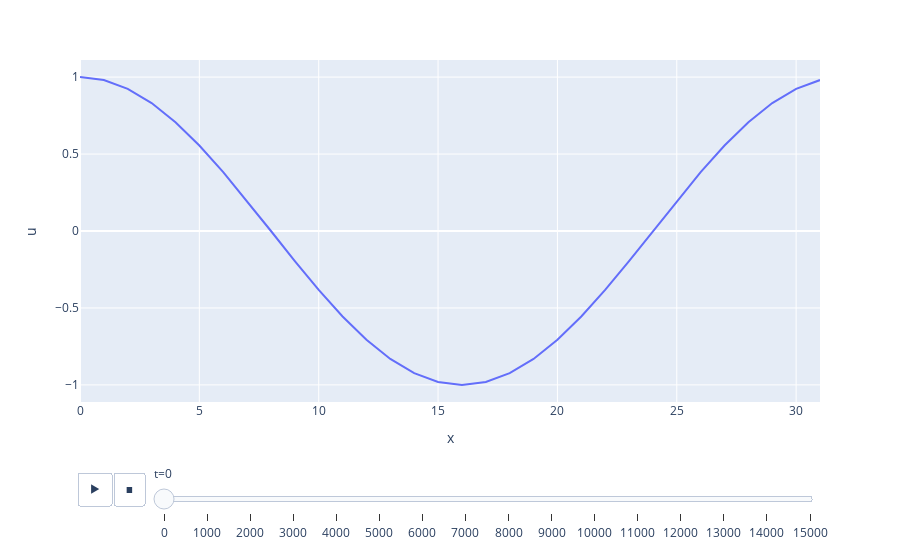

Notebook cell for this chart:
### Code cell
import plotly.express as px
import pandas as pd


df = pd.read_csv('output.txt')
# print(df)

fig = px.line(df,
                 x="x",
                 y="u",
            animation_frame="t"
)
fig.show()

### Figure 1 — Plotly figure (JSON) as saved in the notebook; plotly's stock layout.template omitted (floating-point values rounded to 4 significant figures)
{"data": [{"hovertemplate": "t=0<br>x=%{x}<br>u=%{y}<extra></extra>", "legendgroup": "", "line": {"color": "#636efa", "dash": "solid"}, "marker": {"symbol": "circle"}, "mode": "lines", "name": "", "orientation": "v", "showlegend": false, "type": "scatter", "x": [0, 1, 2, 3, 4, 5, 6, 7, 8, 9, 10, 11, 12, 13, 14, 15, 16, 17, 18, 19, 20, 21, 22, 23, 24, 25, 26, 27, 28, 29, 30, 31], "xaxis": "x", "y": [1, 0.9808, 0.9239, 0.8315, 0.7071, 0.5556, 0.3827, 0.1951, 0, -0.1951, -0.3827, -0.5556, -0.7071, -0.8315, -0.9239, -0.9808, -1, -0.9808, -0.9239, -0.8315, -0.7071, -0.5556, -0.3827, -0.1951, 0, 0.1951, 0.3827, 0.5556, 0.7071, 0.8315, 0.9239, 0.9808], "yaxis": "y"}], "layout": {"autosize": true, "legend": {"tracegroupgap": 0}, "margin": {"t": 60}, "sliders": [{"active": 0, "currentvalue": {"prefix": "t="}, "len": 0.9, "pad": {"b": 10, "t": 60}, "steps": [{"args": [["0"], {"frame": {"duration": 0, "redraw": false}, "fromcurrent": true, "mode": "immediate", "transition": {"duration": 0, "easing": "linear"}}], "label": "0", "method": "animate"}, {"args": [["1000"], {"frame": {"duration": 0, "redraw": false}, "fromcurrent": true, "mode": "immediate", "transition": {"duration": 0, "easing": "linear"}}], "label": "1000", "method": "animate"}, {"args": [["2000"], {"frame": {"duration": 0, "redraw": false}, "fromcurrent": true, "mode": "immediate", "transition": {"duration": 0, "easing": "linear"}}], "label": "2000", "method": "animate"}, {"args": [["3000"], {"frame": {"duration": 0, "redraw": false}, "fromcurrent": true, "mode": "immediate", "transition": {"duration": 0, "easing": "linear"}}], "label": "3000", "method": "animate"}, {"args": [["4000"], {"frame": {"duration": 0, "redraw": false}, "fromcurrent": true, "mode": "immediate", "transition": {"duration": 0, "easing": "linear"}}], "label": "4000", "method": "animate"}, {"args": [["5000"], {"frame": {"duration": 0, "redraw": false}, "fromcurrent": true, "mode": "immediate", "transition": {"duration": 0, "easing": "linear"}}], "label": "5000", "method": "animate"}, {"args": [["6000"], {"frame": {"duration": 0, "redraw": false}, "fromcurrent": true, "mode": "immediate", "transition": {"duration": 0, "easing": "linear"}}], "label": "6000", "method": "animate"}, {"args": [["7000"], {"frame": {"duration": 0, "redraw": false}, "fromcurrent": true, "mode": "immediate", "transition": {"duration": 0, "easing": "linear"}}], "label": "7000", "method": "animate"}, {"args": [["8000"], {"frame": {"duration": 0, "redraw": false}, "fromcurrent": true, "mode": "immediate", "transition": {"duration": 0, "easing": "linear"}}], "label": "8000", "method": "animate"}, {"args": [["9000"], {"frame": {"duration": 0, "redraw": false}, "fromcurrent": true, "mode": "immediate", "transition": {"duration": 0, "easing": "linear"}}], "label": "9000", "method": "animate"}, {"args": [["10000"], {"frame": {"duration": 0, "redraw": false}, "fromcurrent": true, "mode": "immediate", "transition": {"duration": 0, "easing": "linear"}}], "label": "10000", "method": "animate"}, {"args": [["11000"], {"frame": {"duration": 0, "redraw": false}, "fromcurrent": true, "mode": "immediate", "transition": {"duration": 0, "easing": "linear"}}], "label": "11000", "method": "animate"}, {"args": [["12000"], {"frame": {"duration": 0, "redraw": false}, "fromcurrent": true, "mode": "immediate", "transition": {"duration": 0, "easing": "linear"}}], "label": "12000", "method": "animate"}, {"args": [["13000"], {"frame": {"duration": 0, "redraw": false}, "fromcurrent": true, "mode": "immediate", "transition": {"duration": 0, "easing": "linear"}}], "label": "13000", "method": "animate"}, {"args": [["14000"], {"frame": {"duration": 0, "redraw": false}, "fromcurrent": true, "mode": "immediate", "transition": {"duration": 0, "easing": "linear"}}], "label": "14000", "method": "animate"}, {"args": [["15000"], {"frame": {"duration": 0, "redraw": false}, "fromcurrent": true, "mode": "immediate", "transition": {"duration": 0, "easing": "linear"}}], "label": "15000", "method": "animate"}], "x": 0.1, "xanchor": "left", "y": 0, "yanchor": "top"}], "updatemenus": [{"buttons": [{"args": [null, {"frame": {"duration": 500, "redraw": false}, "fromcurrent": true, "mode": "immediate", "transition": {"duration": 500, "easing": "linear"}}], "label": "&#9654;", "method": "animate"}, {"args": [[null], {"frame": {"duration": 0, "redraw": false}, "fromcurrent": true, "mode": "immediate", "transition": {"duration": 0, "easing": "linear"}}], "label": "&#9724;", "method": "animate"}], "direction": "left", "pad": {"r": 10, "t": 70}, "showactive": false, "type": "buttons", "x": 0.1, "xanchor": "right", "y": 0, "yanchor": "top"}], "xaxis": {"anchor": "y", "autorange": true, "domain": [0, 1], "range": [0, 31], "title": {"text": "x"}, "type": "linear"}, "yaxis": {"anchor": "x", "autorange": true, "domain": [0, 1], "range": [-1.111, 1.111], "title": {"text": "u"}, "type": "linear"}}}
